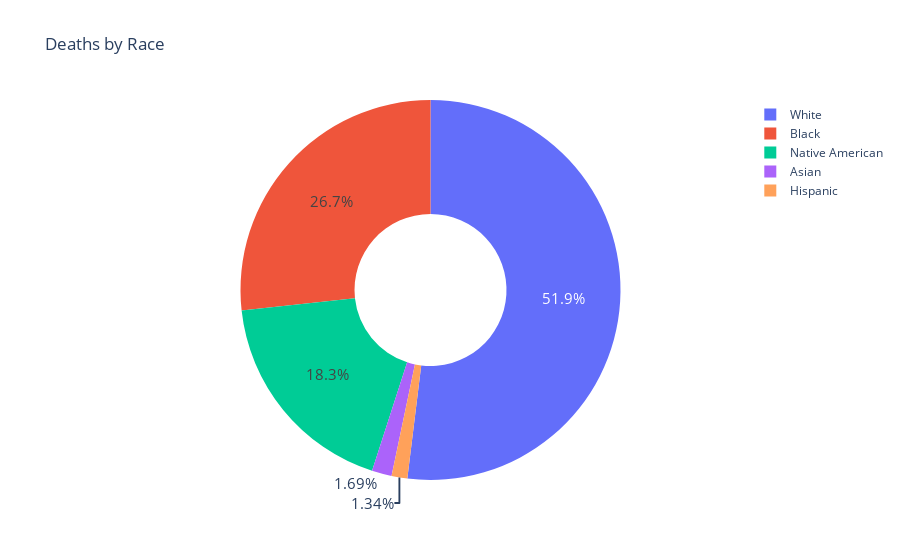

Notebook source saved alongside this figure:
### Code cell
fig = px.pie(names=deaths_by_race.index,
             values=deaths_by_race.values,
             title="Deaths by Race",
             hole=0.4,)

fig.update_traces(textfont_size=15, labels=['White', 'Black', 'Native American', 'Asian', 'Hispanic'])

fig.show()

### Figure 1 — Plotly figure (JSON) as saved in the notebook; plotly's stock layout.template omitted (floating-point values rounded to 4 significant figures)
{"data": [{"domain": {"x": [0, 1], "y": [0, 1]}, "hole": 0.4, "hovertemplate": "label=%{label}<br>value=%{value}<extra></extra>", "labels": ["White", "Black", "Native American", "Asian", "Hispanic"], "legendgroup": "", "name": "", "showlegend": true, "textfont": {"size": 15}, "type": "pie", "values": [1201, 618, 423, 39, 31, 28]}], "layout": {"legend": {"tracegroupgap": 0}, "title": {"text": "Deaths by Race"}}}
